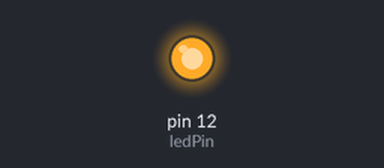
The sketch below on a simulated Arduino Mega 2560, built with avr-gcc and run on an emulated ATmega2560. On the bench: output pins drawn as LEDs (lit = HIGH).

Above: at 0.2 s.
At 60.5 s:
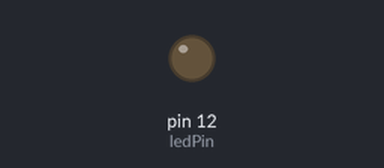
Timing chart, 0 to 130.0 s (numbered marks = the images above):
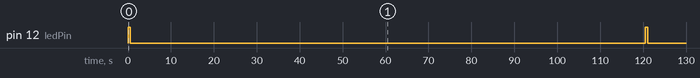

The sketch:

Thermal_Pulses.ino
```cpp
const int ledPin = 12;  // PWM-capable on Mega
const int pulseWidth = 500;  // ms
const int numPulse = 50;

void setup() {
  pinMode(ledPin, OUTPUT);
  Serial.begin(9600);
}

void loop() {
  for (int iter1 = 1; iter1 <= numPulse; iter1++) {
    analogWrite(ledPin, 255);
    delay(pulseWidth+(25*iter1));

    analogWrite(ledPin, 0);
    delay(120000);
  }
}
```

Measured:
- by itself, pin 12 (ledPin): alternates HIGH for 0.54 s and LOW for 120 s
